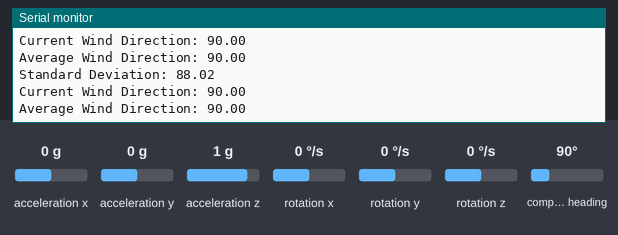
A sketch run on a simulated Arduino Uno, built with avr-gcc and run on an emulated ATmega328P. On the bench: the last lines printed to the serial monitor. The inputs (shaded band) are chosen by the test bench; at power-on: compass heading 90°, acceleration x 0 g, acceleration y 0 g, acceleration z 1 g, rotation x 0 °/s, rotation y 0 °/s, rotation z 0 °/s.

Above: at 1.2 s.
1.3 s: compass heading set to 352°
At 1.42 s:
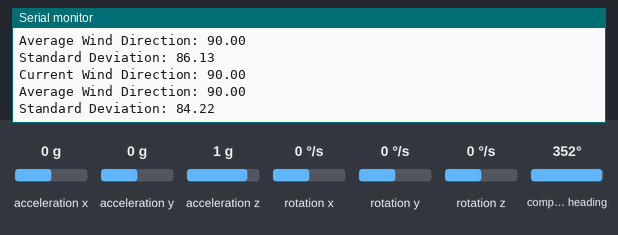
4.3 s: compass heading set to 7°
At 4.67 s:
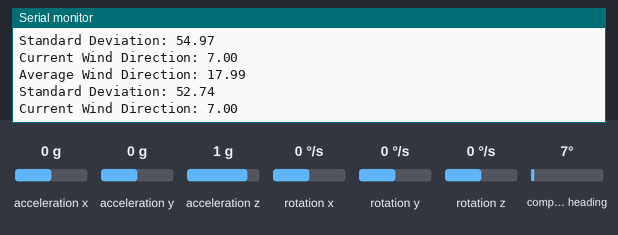
7.3 s: compass heading set to 269°
At 7.35 s:
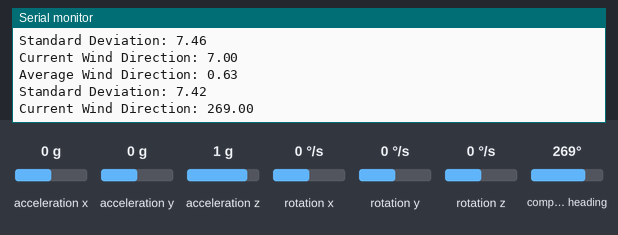
10.3 s: compass heading set to 90°
At 10.36 s:
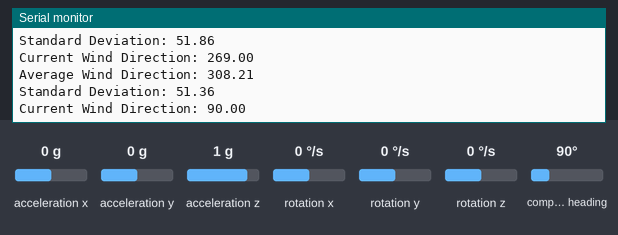
13.3 s: compass heading set to 180°
At 13.35 s:
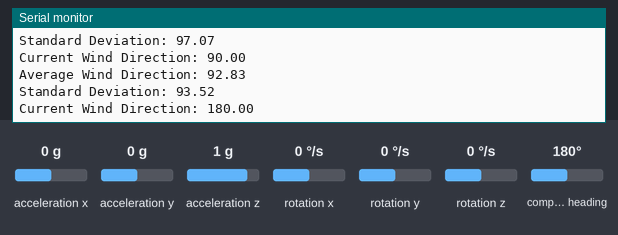
Timing chart, 0 to 16.3 s (numbered marks = the images above; inputs shaded):
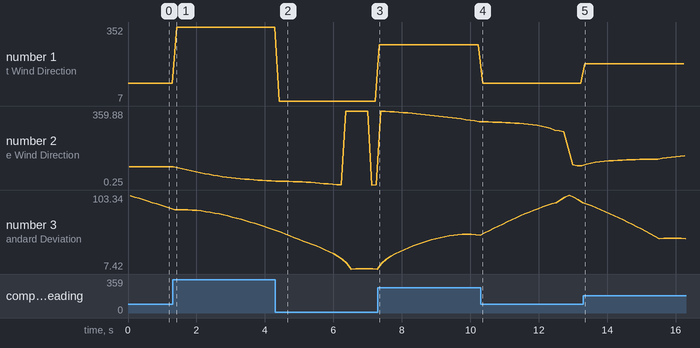

The sketch:

Heading_LS303_robot.ino
```cpp
#include <Wire.h>
#include <LSM303.h>
#include "Yamartino.h"

Yamartino yamartino(40);
LSM303 compass;

void setup() {
  Serial.begin(9600);
  Wire.begin();
  compass.init();
  compass.enableDefault();

  /*
  Calibration values; the default values of +/-32767 for each axis
  lead to an assumed magnetometer bias of 0. Use the Calibrate example
  program to determine appropriate values for your particular unit.
  */
  compass.m_min = (LSM303::vector<int16_t>){-3061,  -2357,  -2424};
  compass.m_max = (LSM303::vector<int16_t>){+2839,  +3278,  +3135};
}

void loop() {
  /*
  When given no arguments, the heading() function returns the angular
  difference in the horizontal plane between a default vector and
  north, in degrees.

  The default vector is chosen by the library to point along the
  surface of the PCB, in the direction of the top of the text on the
  silkscreen. This is the +X axis on the Pololu LSM303D carrier and
  the -Y axis on the Pololu LSM303DLHC, LSM303DLM, and LSM303DLH
  carriers.

  To use a different vector as a reference, use the version of heading()
  that takes a vector argument; for example, use

    compass.heading((LSM303::vector<int>){0, 0, 1});

  to use the +Z axis as a reference.
  */
  compass.read();
  float heading = compass.heading();
  yamartino.add(heading);

  Serial.print("Current Wind Direction: ");
  Serial.println(heading);
  Serial.print("Average Wind Direction: ");
  Serial.println(yamartino.averageHeading());
  Serial.print("Standard Deviation: ");
  Serial.println(yamartino.standardDeviation());
  Serial.println("");

  delay(100);
}
```

Measured:
- after the input at 7.3 s, the serial monitor: prints a new line after 0.05 s (image 3)
- after the input at 10.3 s, the serial monitor: prints a new line after 0.06 s (image 4)
- after the input at 13.3 s, the serial monitor: prints a new line after 0.05 s (image 5)
- plotted number 1: 90 → 352 after the input at 1.3 s, 7 → 269 after the input at 7.3 s, 269 → 90 after the input at 10.3 s, 90 → 180 after the input at 13.3 s
- plotted number 2: 90 → 20.02 after the input at 1.3 s, 0.63 → 308.21 after the input at 7.3 s, 308.21 → 92.83 after the input at 10.3 s, 92.83 → 161.57 after the input at 13.3 s
- plotted number 3: 86.13 → 59.14 after the input at 1.3 s, 7.42 → 51.36 after the input at 7.3 s, 51.36 → 93.52 after the input at 10.3 s, 93.52 → 39.1 after the input at 13.3 s
